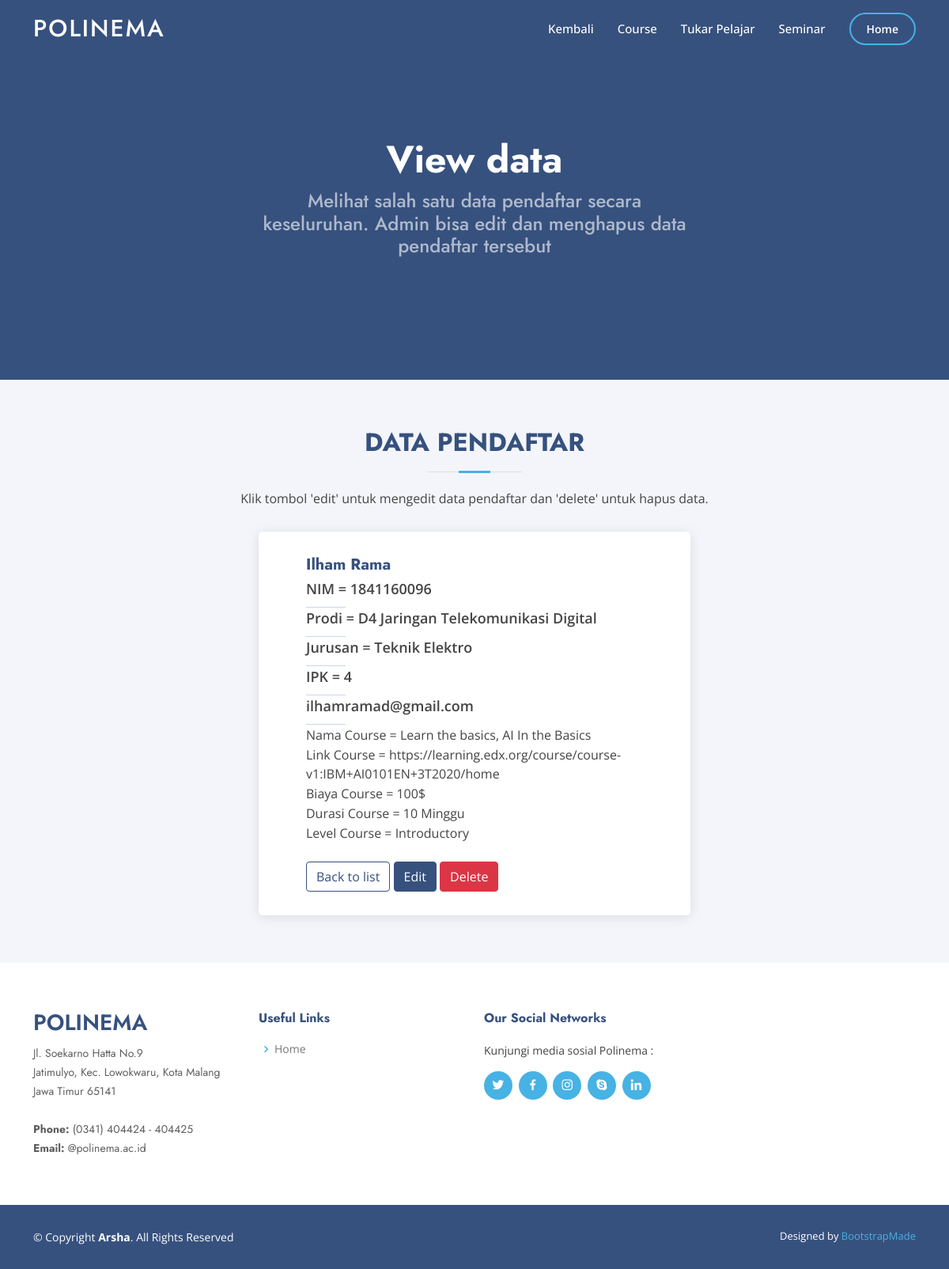
The page /viewdatamasukca.php?id=12 on the database its author committed.
### tables this page shows
CREATE TABLE `course` (
  `id_courseint` int(11) NOT NULL,
  `nama_mhs` varchar(50) NOT NULL,
  `nim` varchar(15) NOT NULL,
  `prodic` varchar(50) NOT NULL,
  `juruc` varchar(30) NOT NULL,
  `ipkc` float NOT NULL,
  `emailc` varchar(50) NOT NULL,
  `nama_crs` varchar(50) NOT NULL,
  `link` varchar(100) NOT NULL,
  `harga_crs` varchar(20) NOT NULL,
  `durasi_crs` varchar(20) NOT NULL,
  `level` varchar(30) NOT NULL
);

### db/conn.php (called while the page is built, shortened)
<?php
    $host = 'localhost';
    $db = 'internasional';
    $user = 'root';
    $pass = '';
    $charset = 'utf8mb4';
    $dsn = "mysql:host=$host; dbname=$db; charset=$charset";
    try{
        $pdo = new PDO($dsn, $user, $pass);
        $pdo->setAttribute(PDO::ATTR_ERRMODE, PDO::ERRMODE_EXCEPTION);
    } catch(PDOException $e) {
        throw new PDOException($e->getMessage());
    }
    require_once 'crud.php';
    $crud = new crud($pdo);
?>

### db/crud.php (called while the page is built, shortened)
<?php
    class crud{
        private $db;
        function __construct($conn){
            $this->db = $conn;
        }
        public function getCourseDetails($id){
            try{
            $sql = "select * from course where id_courseint = :id";
            $stmt = $this->db->prepare($sql);
            $stmt->bindparam(':id', $id);
            $stmt->execute();
            $result = $stmt->fetch();
            return $result;
            }catch(PDOException $e){
               echo $e->getMessage();
               return false;
           }
        }
    }
?>

### viewdatamasukca.php (the view, shortened to what this page needs)
<?php
    require_once 'db/conn.php';
        $id = $_GET['id'];
        $result = $crud->getCourseDetails($id);
?>
<!DOCTYPE html>
<html lang="en">
<head>
  <link href="assets/vendor/aos/aos.css" rel="stylesheet">
  <link href="assets/vendor/bootstrap/css/bootstrap.min.css" rel="stylesheet">
  <link href="assets/vendor/bootstrap-icons/bootstrap-icons.css" rel="stylesheet">
  <link href="assets/vendor/boxicons/css/boxicons.min.css" rel="stylesheet">
  <link href="assets/vendor/glightbox/css/glightbox.min.css" rel="stylesheet">
  <link href="assets/vendor/remixicon/remixicon.css" rel="stylesheet">
  <link href="assets/vendor/swiper/swiper-bundle.min.css" rel="stylesheet">
  <link href="assets/css/stylefs.css" rel="stylesheet">
</head>
<body>
  <header id="header" class="fixed-top ">
    <div class="container d-flex align-items-center">
      <h1 class="logo me-auto"><a href="index.php">POLINEMA</a></h1>
      <nav id="navbar" class="navbar">
        <ul>
          <li><a class="nav-link scrollto" href="datamasukca.php">Kembali</a></li>
          <li><a class="nav-link scrollto" href="course.php">Course</a></li>
          <li><a class="nav-link scrollto" href="tukper.php">Tukar Pelajar</a></li>
          <li><a class="nav-link scrollto" href="seminar.php">Seminar</a></li>
          <li><a class="getstarted scrollto" href="index.php">Home</a></li>
        </ul>
      </nav>
    </div>
  </header>
  <section id="hero" class="d-flex align-items-center">
    <div class="container">
      <div class="row d-flex justify-content-center">
        <div style="text-align:center;" class="col-lg-6 d-flex flex-column justify-content-center pt-4 pt-lg-0 order-2 order-lg-1" data-aos="fade-up" data-aos-delay="200">
          <h1>View data</h1>
          <h2>Melihat salah satu data pendaftar secara keseluruhan. Admin bisa edit dan menghapus data pendaftar tersebut </h2>
        </div>
      </div>
    </div>
  </section>
  <main id="main">
    <section id="team" class="team section-bg">
        <div class="container aos-init aos-animate" data-aos="fade-up">
          <div class="section-title">
            <h2>Data Pendaftar</h2>
            <p>Klik tombol 'edit' untuk mengedit data pendaftar dan 'delete' untuk hapus data.</p>
          </div>
            <div class="row d-flex justify-content-center">
                <div class="col-lg-6">
                    <div class="member d-flex align-items-start aos-init aos-animate" data-aos="zoom-in" data-aos-delay="100">
                        <div class="member-info">
                            <h4><?php echo $result['nama_mhs']?></h4>
                            <span>NIM = <?php echo $result['nim']?></span>
                            <span>Prodi = <?php echo $result['prodic']?></span>
                            <span>Jurusan = <?php echo $result['juruc']?></span>
                            <span>IPK = <?php echo $result['ipkc']?></span>
                            <span><?php echo $result['emailc']?></span>
                            <p>Nama Course = <?php echo $result['nama_crs']?></p>
                            <p>Link Course = <?php echo $result['link']?></p>
                            <p>Biaya Course = <?php echo $result['harga_crs']?></p>
                            <p>Durasi Course = <?php echo $result['durasi_crs']?></p>
                            <p>Level Course = <?php echo $result['level']?></p>
                            <br>
                            <a href="datamasukca.php" class="btn btn-info" style="background-color:white; border-color: #37517e; color:#37517e;">Back to list</a>
                            <a href="editdatamasukca.php?id=<?php echo $result['id_courseint'] ?>" class="btn btn-warning" style="background-color:#37517e; border-color: #37517e; color:white;">Edit</a>
                            <a onclick="return confirm('Are you sure?');" href="deldatamasukca.php?id=<?php echo $result['id_courseint'] ?>" class="btn btn-danger">Delete</a>
                        </div>
                    </div>
                </div>
            </div>
        </div>
      </section>
  </main>
  <footer id="footer">
    <div class="footer-top">
      <div class="container">
        <div class="row">
          <div class="col-lg-3 col-md-6 footer-contact">
            <h3>Polinema</h3>
            <p>
              Jl. Soekarno Hatta No.9 <br>
              Jatimulyo, Kec. Lowokwaru, Kota Malang<br>
              Jawa Timur 65141 <br><br>
              <strong>Phone:</strong> (0341) 404424 - 404425<br>
              <strong>Email:</strong> @polinema.ac.id<br>
            </p>
          </div>
          <div class="col-lg-3 col-md-6 footer-links">
            <h4>Useful Links</h4>
            <ul>
              <li><i class="bx bx-chevron-right"></i> <a href="index.php">Home</a></li>
            </ul>
          </div>
          <div class="col-lg-3 col-md-6 footer-links">
            <h4>Our Social Networks</h4>
            <p>Kunjungi media sosial Polinema :</p>
            <div class="social-links mt-3">
              <a href="#" class="twitter"><i class="bx bxl-twitter"></i></a>
              <a href="#" class="facebook"><i class="bx bxl-facebook"></i></a>
              <a href="#" class="instagram"><i class="bx bxl-instagram"></i></a>
              <a href="#" class="google-plus"><i class="bx bxl-skype"></i></a>
              <a href="#" class="linkedin"><i class="bx bxl-linkedin"></i></a>
            </div>
          </div>
        </div>
      </div>
    </div>
    <div class="container footer-bottom clearfix">
      <div class="copyright">
        &copy; Copyright <strong><span>Arsha</span></strong>. All Rights Reserved
      </div>
      <div class="credits">
        Designed by <a href="https://bootstrapmade.com/">BootstrapMade</a>
      </div>
    </div>
  </footer>
</body>
</html>

### assets/css/stylefs.css (style rules this page uses)
body { font-family: "Open Sans", sans-serif; color: #444444; }
a { color: #47b2e4; text-decoration: none; }
h1, h2, h3, h4, h5, h6 { font-family: "Jost", sans-serif; }
#header { transition: all 0.5s; z-index: 997; padding: 15px 0; }
#header .logo { font-size: 30px; margin: 0; padding: 0; line-height: 1; font-weight: 500; letter-spacing: 2px; text-transform: uppercase; }
#header .logo a { color: #fff; }
.navbar { padding: 0; }
.navbar ul { margin: 0; padding: 0; display: flex; list-style: none; align-items: center; }
.navbar li { position: relative; }
.navbar a { display: flex; align-items: center; justify-content: space-between; padding: 10px 0 10px 30px; font-size: 15px; font-weight: 500; color: #fff; white-space: nowrap; transition: 0.3s; }
.navbar .getstarted { padding: 8px 20px; margin-left: 30px; border-radius: 50px; color: #fff; font-size: 14px; border: 2px solid #47b2e4; font-weight: 600; }
#hero { width: 100%; height: 60vh; background: #37517e; }
#hero .container { padding-top: 70px; }
#hero h1 { margin: 0 0 10px 0; font-size: 48px; font-weight: 700; line-height: 56px; color: #fff; }
#hero h2 { color: rgba(255, 255, 255, 0.6); margin-bottom: 50px; font-size: 24px; }
section { padding: 60px 0; overflow: hidden; }
.section-bg { background-color: #f3f5fa; }
.section-title { text-align: center; padding-bottom: 30px; }
.section-title h2 { font-size: 32px; font-weight: bold; text-transform: uppercase; margin-bottom: 20px; padding-bottom: 20px; position: relative; color: #37517e; }
.section-title h2::before { content: ''; position: absolute; display: block; width: 120px; height: 1px; background: #ddd; bottom: 1px; left: calc(50% - 60px); }
.section-title h2::after { content: ''; position: absolute; display: block; width: 40px; height: 3px; background: #47b2e4; bottom: 0; left: calc(50% - 20px); }
.section-title p { margin-bottom: 0; }
.team .member { position: relative; box-shadow: 0px 2px 15px rgba(0, 0, 0, 0.1); padding: 30px; border-radius: 5px; background: #fff; transition: 0.5s; }
.team .member .member-info { padding-left: 30px; }
.team .member h4 { font-weight: 700; margin-bottom: 5px; font-size: 20px; color: #37517e; }
.team .member span { display: block; font-size: 18px; padding-bottom: 10px; position: relative; font-weight: 600; }
.team .member span::after { content: ''; position: absolute; display: block; width: 50px; height: 1px; background: #cbd6e9; bottom: 0; left: 0; }
.team .member p { margin: 1px 0 0 0; font-size: 16px; }
#footer { font-size: 14px; background: #37517e; }
#footer .footer-top { padding: 60px 0 30px 0; background: #fff; }
#footer .footer-top .footer-contact { margin-bottom: 30px; }
#footer .footer-top .footer-contact h3 { font-size: 28px; margin: 0 0 10px 0; padding: 2px 0 2px 0; line-height: 1; text-transform: uppercase; font-weight: 600; color: #37517e; }
#footer .footer-top .footer-contact p { font-size: 14px; line-height: 24px; margin-bottom: 0; font-family: "Jost", sans-serif; color: #5e5e5e; }
#footer .footer-top h4 { font-size: 16px; font-weight: bold; color: #37517e; position: relative; padding-bottom: 12px; }
#footer .footer-top .footer-links { margin-bottom: 30px; }
#footer .footer-top .footer-links ul { list-style: none; padding: 0; margin: 0; }
#footer .footer-top .footer-links ul i { padding-right: 2px; color: #47b2e4; font-size: 18px; line-height: 1; }
#footer .footer-top .footer-links ul li { padding: 10px 0; display: flex; align-items: center; }
#footer .footer-top .footer-links ul li:first-child { padding-top: 0; }
#footer .footer-top .footer-links ul a { color: #777777; transition: 0.3s; display: inline-block; line-height: 1; }
#footer .footer-top .social-links a { font-size: 18px; display: inline-block; background: #47b2e4; color: #fff; line-height: 1; padding: 8px 0; margin-right: 4px; border-radius: 50%; text-align: center; width: 36px; height: 36px; transition: 0.3s; }
#footer .footer-bottom { padding-top: 30px; padding-bottom: 30px; color: #fff; }
#footer .copyright { float: left; }
#footer .credits { float: right; font-size: 13px; }
#footer .credits a { transition: 0.3s; }

### rows shown on the page
course: nama_mhs "Ilham Rama", nim "1841160096", prodic "D4 Jaringan Telekomunikasi Digital", juruc "Teknik Elektro", ipkc "4", emailc "ilhamramad@gmail.com", nama_crs "Learn the basics, AI In the Basics", link "https://learning.edx.org/course/course-v1:IBM+AI0101EN+3T2020/home", harga_crs "100$", durasi_crs "10 Minggu", level "Introductory"
